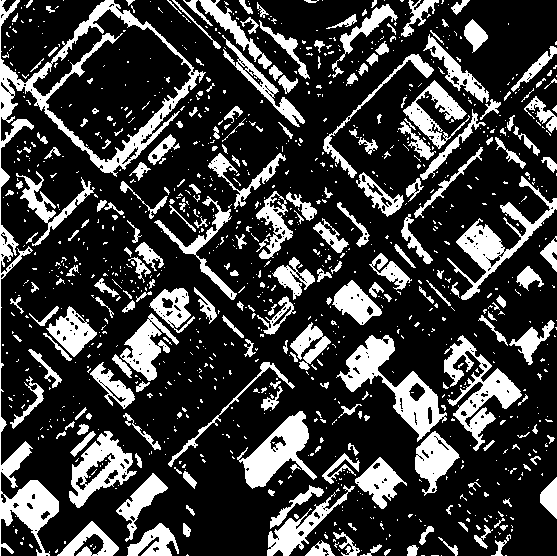
#> input picture seg.png, 557 x 556 px
$ python imgseg2.py
#> lines starting #> are read from the running program, lines starting #| are printed output that depends on the picture; after the words box and inside, x2 and y2 are one past the last pixel; in counts of white or black regions, pixels touching at a corner belong together
from PIL import Image
import cv2
import numpy as np
import matplotlib.pyplot as plt
import math
from copy import deepcopy
from scipy import ndimage
import random
import sys
from tkinter import filedialog as fd

print("Choose the image to be segmented")
IMAGE_NAME = fd.askopenfilename()
#> the answer given: seg.png
NUM_SEGMENTS = int(input("Number of segments to divide the image into: "))
#> the answer given: 3
#> further down, Image is the input picture: shape (556, 557, 3); 23.7% white; 1078 white regions (837 under 20 px), largest, box (x1, y1, x2, y2) and area: (0, 0, 206, 556) 9168, (336, 335, 447, 442) 3346, (444, 335, 522, 451) 2870
THRESHOLD = 2

class SeedSegment(object):
	def __init__(self,img,k):
#> called with k = 3
		self.gray_image = cv2.imread(IMAGE_NAME, cv2.IMREAD_GRAYSCALE)
		# threshold,_ = cv2.threshold(self.gray_image, 0, 255, cv2.THRESH_BINARY + cv2.THRESH_OTSU)
		self.stack=[]
		self.img=img
		self.height,self.width=self.img.shape
#> self.height = 556; self.width = 557
		self.img_label=np.full_like(self.img,0)
		self.k=k
		self.threshold=THRESHOLD

	def start(self):

		# Define structuring element for TopHat transform
		kernel_size = 25
		kernel = cv2.getStructuringElement(cv2.MORPH_ELLIPSE, (kernel_size, kernel_size))

		# Apply TopHat transform
		tophat = cv2.morphologyEx(self.gray_image, cv2.MORPH_TOPHAT, kernel)
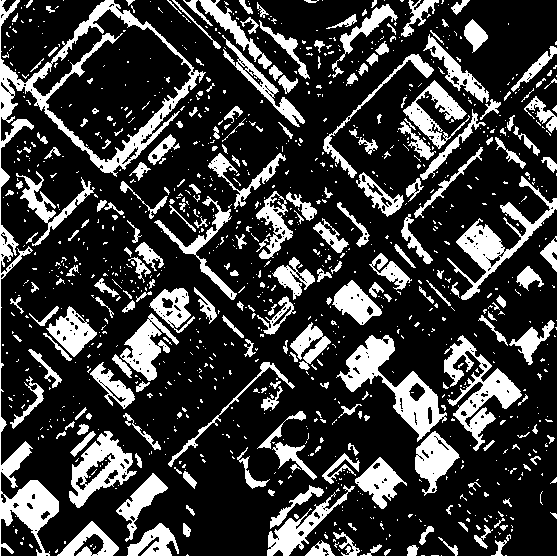
#> tophat: shape (556, 557); 23.1% white; 1088 white regions (844 under 20 px), largest, box (x1, y1, x2, y2) and area: (0, 0, 206, 556) 9168, (336, 335, 447, 442) 3346, (444, 335, 522, 451) 2870

		# Threshold TopHat transform output
		_, binary = cv2.threshold(tophat, self.k, 255, cv2.THRESH_BINARY)

		# Apply morphological opening operation
		kernel_size = 5
		kernel = cv2.getStructuringElement(cv2.MORPH_ELLIPSE, (kernel_size, kernel_size))
		opening = cv2.morphologyEx(binary, cv2.MORPH_OPEN, kernel)
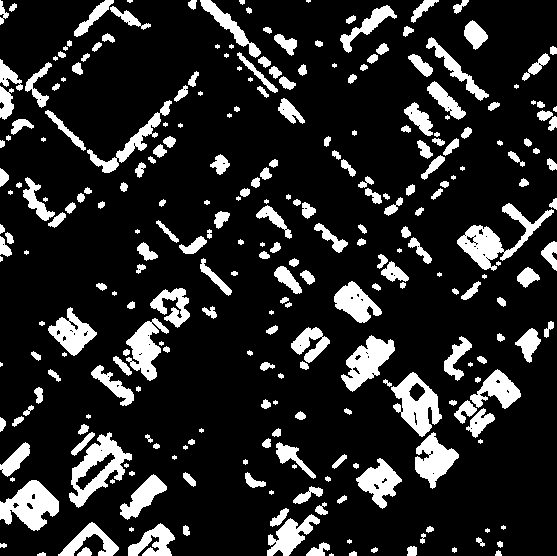
#> opening: shape (556, 557); 15.4% white; 279 white regions (56 under 20 px), largest, box (x1, y1, x2, y2) and area: (457, 203, 554, 271) 1891, (69, 432, 132, 508) 1815, (0, 480, 59, 531) 1713

		# Apply connected component labeling algorithm
		num_labels, labels, stats, centroids = cv2.connectedComponentsWithStats(opening)
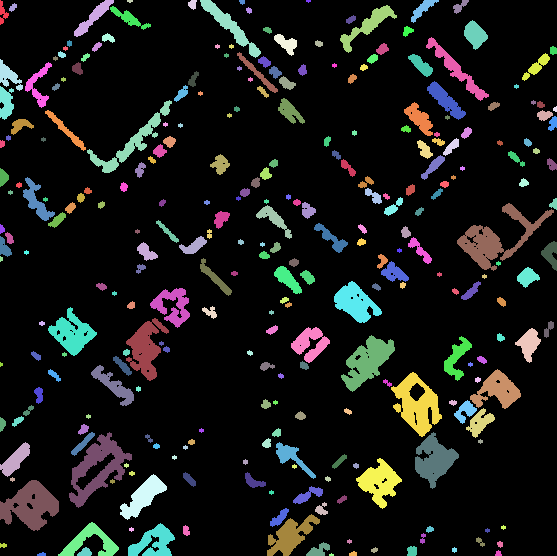
#> labels: shape (556, 557) int32; 280 distinct labels, from 0 to 279; one colour per label, 0 black
#> num_labels = 280; stats = 280 rows, first 6: [0, 0, 557, 556, 261876], [0, 0, 9, 25, 104], [74, 0, 40, 37, 421], [127, 0, 6, 3, 14], [188, 0, 9, 10, 64], [200, 0, 61, 58, 779]; centroids = 280 pairs, first value 0.818 to 554.8, second value 0.636 to 554.4

		# Draw centroids on original image
		for centroid in centroids[1:]:
			cv2.circle(self.gray_image, (int(centroid[0]), int(centroid[1])), 5, (255, 0, 0), -1)
#> this loop made 279 passes
#> centroid on passes 1 to 3: [2.49, 12.68], [92.88, 17.13], [129.5, 0.714]
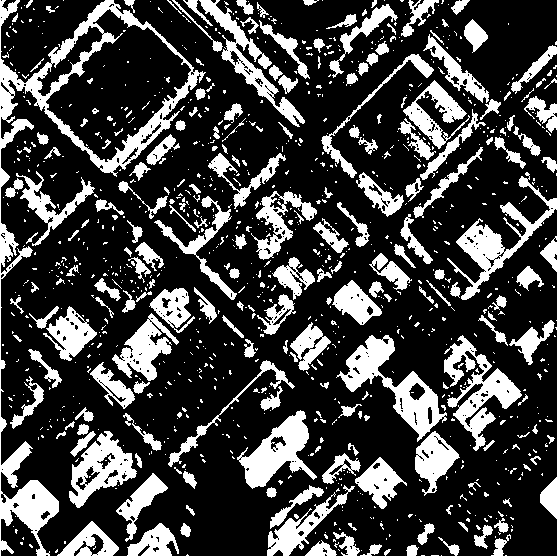
#> self.gray_image: shape (556, 557); 25.8% white; 1024 white regions (801 under 20 px), largest, box (x1, y1, x2, y2) and area: (0, 0, 206, 556) 10052, (336, 335, 447, 442) 3386, (444, 335, 522, 451) 3069

		# Display results
		cv2.imshow('Input Image', self.gray_image)
		cv2.waitKey(0)
		cv2.destroyAllWindows()

		for i in range(self.k):
			x=int(centroids[i+1][0])
			y=int(centroids[i+1][1])
			while self.img_label[x,y]!=0:
				x=random.randint(0,self.height-1)
				y=random.randint(0,self.width-1)
			self.img_label[x,y]=i+1
			self.stack.append((x,y))
#> this loop made 3 passes
#> after the loop, self.stack = [(2, 12), (92, 17), (129, 0)]
			# c=0
		while len(self.stack)!=0:
			x,y=self.stack.pop(0)
			self.grow(x,y)
#> this loop made 224473 passes
#> (x, y, curr_label in grow) on passes 1 to 3: (2, 12, 1), (92, 17, 2), (129, 0, 3)
		clus={}
		count={}
		for i in range(self.k):
			clus[i+1]=0
			count[i+1]=0
#> after the loop, clus = {1: 0, 2: 0, 3: 0}; count = {1: 0, 2: 0, 3: 0}
		for i in range(self.height):
			for j in range(self.width):
				if self.img_label[i,j]!=0:
					clus[self.img_label[i,j]]+=self.img[i,j]
					count[self.img_label[i,j]]+=1
#> after the loop, clus = {1: 0, 2: 0, 3: 2337606.2}; count = {1: 84, 2: 215221, 3: 9168}
		for i in range(self.k):
			clus[i+1]=clus[i+1]/count[i+1]
#> after the loop, clus = {1: 0, 2: 0, 3: 255}
		for i in range(self.height):
			for j in range(self.width):
				if self.img_label[i,j]==0:
					self.img_label[i,j]=self.nearest((i,j),clus)
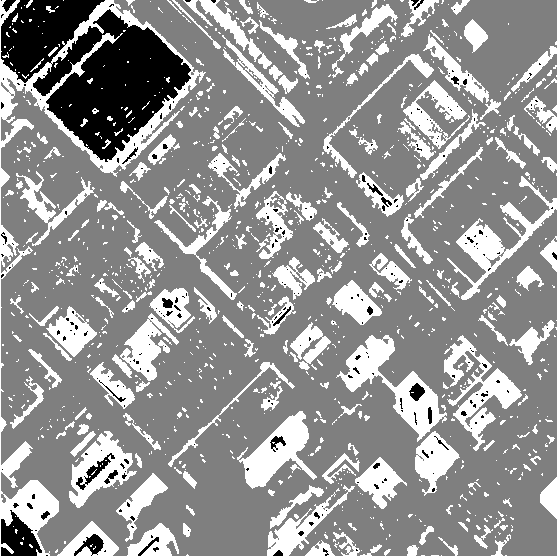
#> self.img_label: shape (556, 557) float64; min 1, max 3, mean 2.17; drawn with min black and max white
#> the answer given: out.png


	def nearest(self,point,clus):
		x,y=point
		a=[]
		for i in range(self.k):
			a.append(abs(self.img[x,y]-clus[i+1]))
		return 1+a.index(min(a))


	def neighbour(self,x1,y1):
		neighbour=[]
		for i in (-1,0,1):
			for j in (-1,0,1):
				if i==0 and j==0:
					continue
				x=x1+i
				y=y1+j
				if self.in_region(x,y):
					neighbour.append((x,y))
		return neighbour

	def in_region(self,x,y):
		return True if 0<=x<self.height and 0<=y<self.width else False


	def grow(self,x1,y1):
		curr_label=self.img_label[x1,y1]
		for x,y in self.neighbour(x1,y1):
			# print(x,y)
			if self.img_label[x,y]==0:
				if abs(self.img[x,y]-self.img[x1,y1])<=self.threshold:
					self.img_label[x,y]=curr_label
					self.stack.append((x,y))

	def result(self, filename):
#> called with filename = 'out.png'
		temp={}
		val=0
		count=0
		clus={}
		val1=int(255/self.k)
		for i in range(self.k-1):
			temp[i+1]=val
			val=val+val1
			clus[i+1]=0
		temp[self.k]=255
		clus[self.k]=0
		for i in range(self.height):
			for j in range(self.width):
				if self.img_label[i,j]==0:
					# print(i,j)
					count+=1
				else:
					self.img[i,j]=temp[self.img_label[i,j]]
					clus[self.img_label[i,j]]+=1
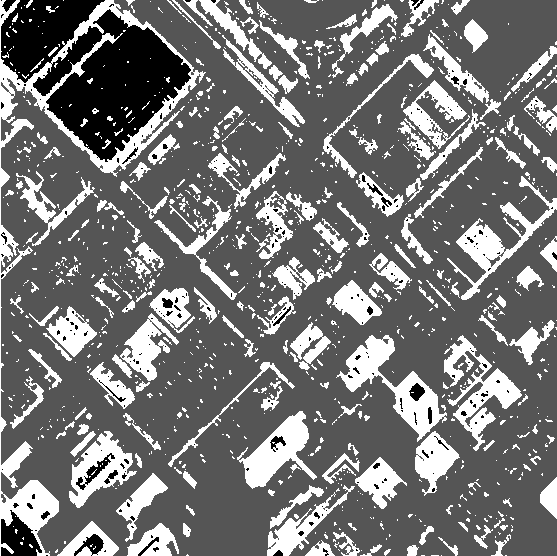
#> self.img: shape (556, 557) float64; min 0, max 255, mean 119.5
		print(count)
#| 0
		print(clus)
#| {1: 21111, 2: 215221, 3: 73360}
		print(self.img.shape)
#| (556, 557)
		cv2.imwrite(filename+".png",self.img)
		# cv2.imshow('Result',self.img)
		# cv2.waitkey(0)

Image = cv2.imread(IMAGE_NAME)
r, g, b = Image[:,:,0], Image[:,:,1], Image[:,:,2]
gray_img = 0.2989 * r + 0.5870 * g + 0.1140 * b
SRG=SeedSegment(gray_img,NUM_SEGMENTS)
SRG.start()
filename = input("Enter the file name of the resulting image(without extension): ")
SRG.result(filename)
